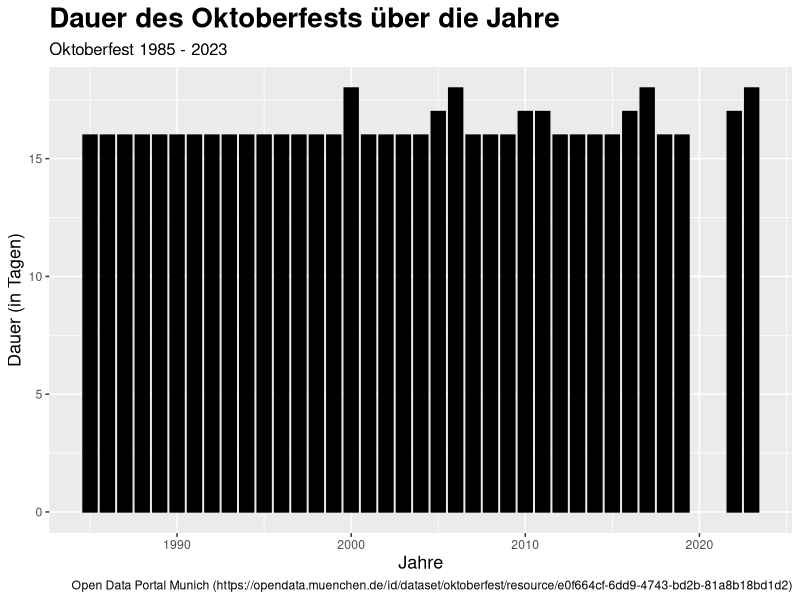
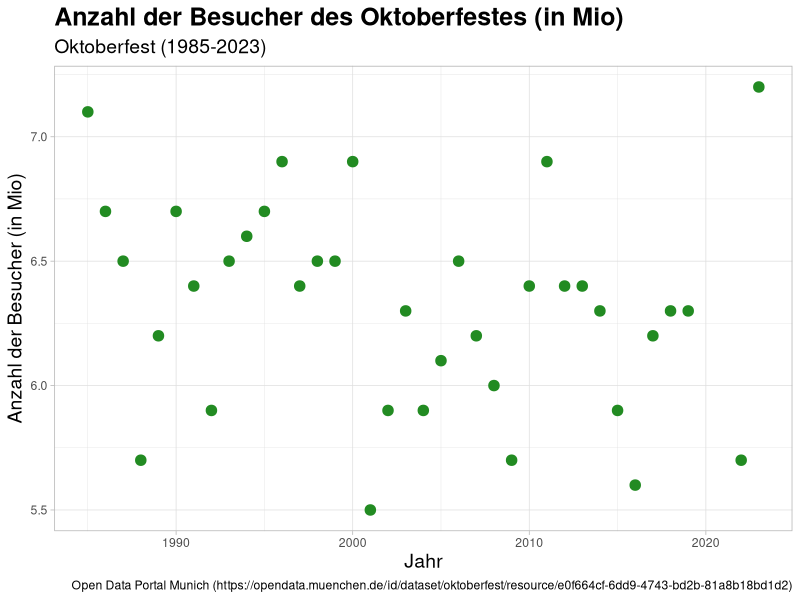
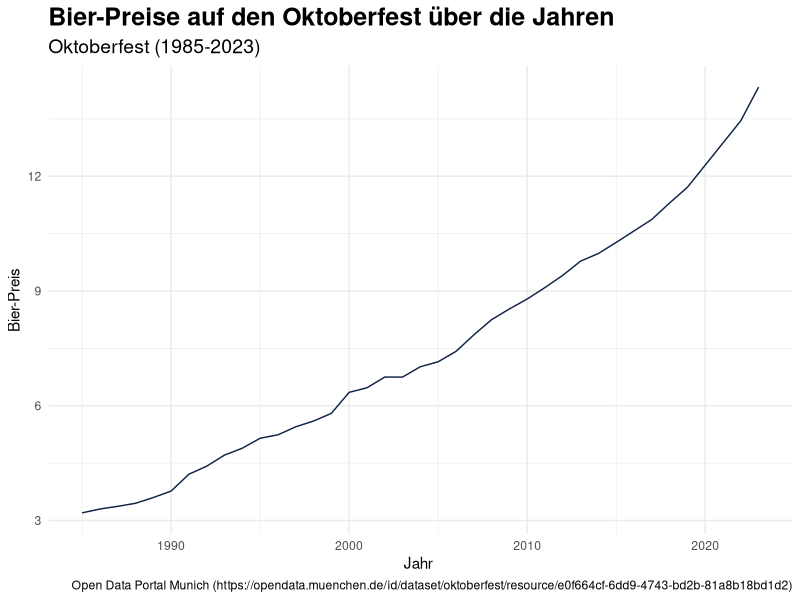
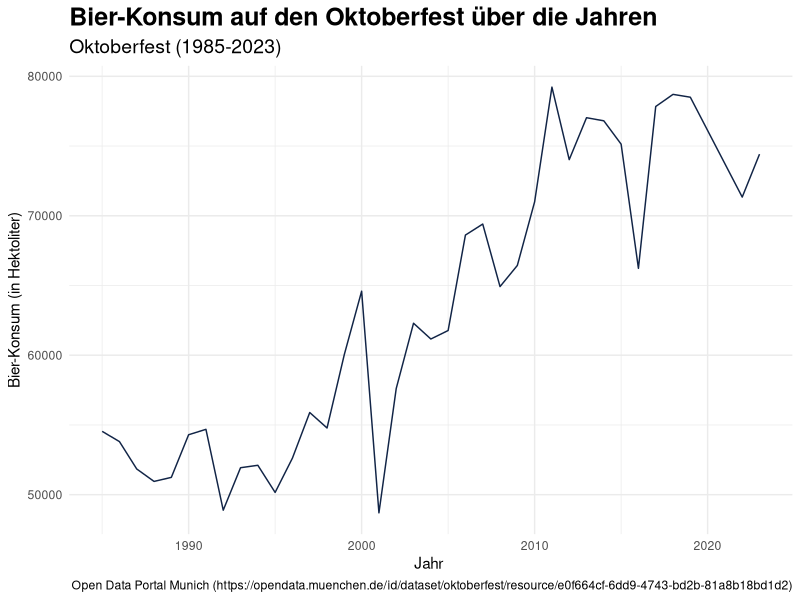
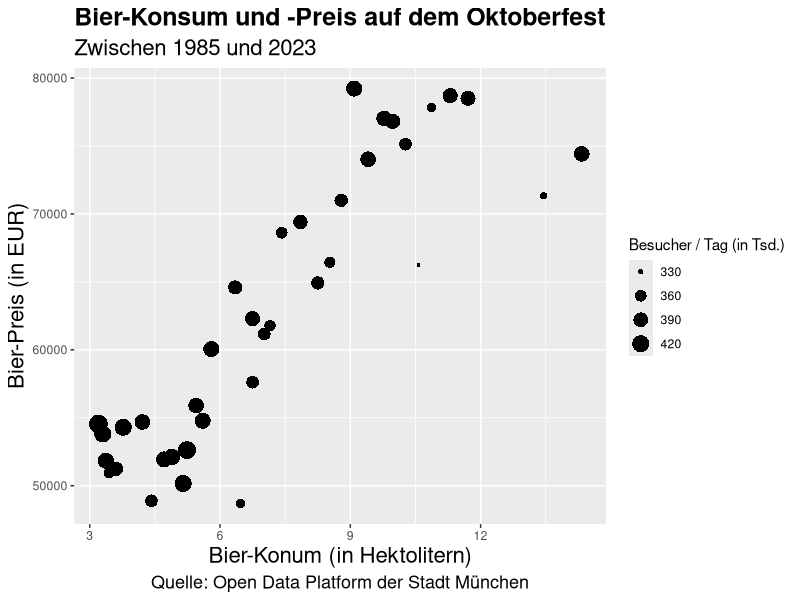
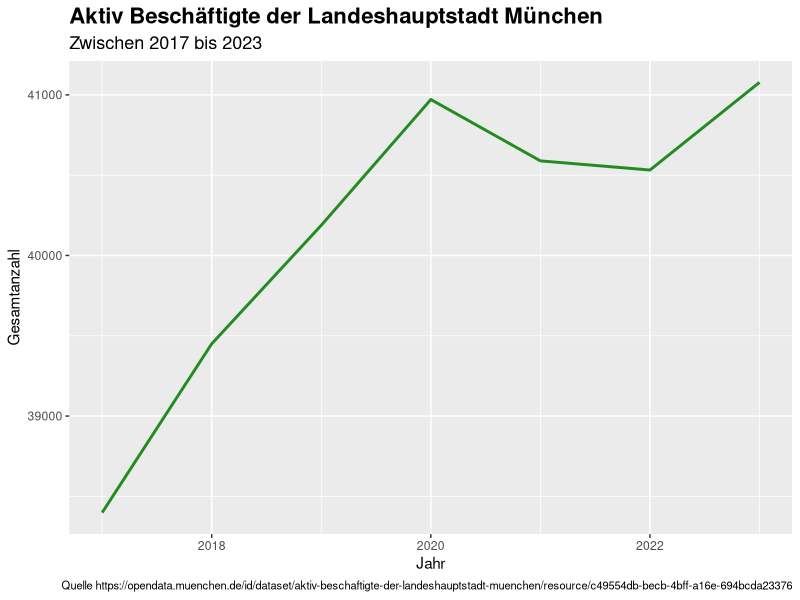

Generate these figures, in order, with R:
## ---- chunk 1
library(tidyverse)
## ---- chunk 2

oktoberfestDatensatz <- read_csv("data/oktoberfestgesamt19852023.csv")
## ---- chunk 3

head(oktoberfestDatensatz, n=10)
## ---- chunk 4

#Year 
yearColumn <- oktoberfestDatensatz$jahr

typeOfYearColumn <- typeof(yearColumn)
classOfYearColumn <- class(yearColumn)
if (is.numeric(yearColumn)) {
  #Minimum Value
  min_value <- min(yearColumn, na.rm = TRUE)  # Use na.rm = TRUE to ignore missing values (NA)
  # Maximum value
  max_value <- max(yearColumn, na.rm = TRUE)
  
  cat("Jahr:",typeOfYearColumn,"(min:",min_value,", max:", max_value, ")")
} else {
  cat("Jahr:",typeOfYearColumn,"(min:",min_value,", max:", max_value, ")")
}

#Total Visitor 
visitorTotalColumn <- oktoberfestDatensatz$besucher_gesamt

typeOfVisitorTotalColumn <- typeof(visitorTotalColumn)
classOfVisitorTotalColumn <- class(visitorTotalColumn)
if (is.numeric(visitorTotalColumn)) {
  #Minimum Value
  min_value <- min(visitorTotalColumn, na.rm = TRUE)  # Use na.rm = TRUE to ignore missing values (NA)
  # Maximum value
  max_value <- max(visitorTotalColumn, na.rm = TRUE)
  
  cat("Gesamt Besucher:",typeOfVisitorTotalColumn,"(min:",min_value,", max:", max_value, ")")
} else {
  cat("Gesamtbesucher:",typeOfVisitorTotalColumn,"(min:",min_value,", max:", max_value, ")")
}


#Price of Beer
priceBeerColumn <- oktoberfestDatensatz$bier_preis

typeOfPriceBeerColumn <- typeof(priceBeerColumn)
classOfPriceBeerColumn <- class(priceBeerColumn)
if (is.numeric(priceBeerColumn)) {
  #Minimum Value
  min_value <- min(priceBeerColumn, na.rm = TRUE)  # Use na.rm = TRUE to ignore missing values (NA)
  # Maximum value
  max_value <- max(priceBeerColumn, na.rm = TRUE)
  
  cat("Bierpreis:",typeOfYearColumn,"(min:",min_value,", max:", max_value, ")")
} else {
  cat("Bierpreis:",typeOfYearColumn,"(min:",min_value,", max:", max_value, ")")
}


#Beer Consume
bierConsumeColumn <- oktoberfestDatensatz$bier_konsum

typeOfBierConsumeColumn <- typeof(bierConsumeColumn)
classOfBierConsumeColumn <- class(bierConsumeColumn)
if (is.numeric(bierConsumeColumn)) {
  #Minimum Value
  min_value <- min(bierConsumeColumn, na.rm = TRUE)  # Use na.rm = TRUE to ignore missing values (NA)
  # Maximum value
  max_value <- max(bierConsumeColumn, na.rm = TRUE)
  
  cat("Bierkonsum:",typeOfBierConsumeColumn,"(min:",min_value,", max:", max_value, ")")
} else {
  cat("Bierkonsum:",typeOfBierConsumeColumn,"(min:",min_value,", max:", max_value, ")")
}

## ---- chunk 5
library(ggplot2)
## ---- chunk 6

#Dauer über die Jahre 
ggplot(oktoberfestDatensatz) +
  aes(x = jahr, y = dauer) +
  geom_bar(stat = "identity", fill = "black", colour = "black", width = 0.8) +
  labs(
    x = "Jahre", 
    y = "Dauer (in Tagen)", 
    title = "Dauer des Oktoberfests über die Jahre", 
    subtitle = "Oktoberfest 1985 - 2023", 
    caption = "Open Data Portal Munich (https://opendata.muenchen.de/id/dataset/oktoberfest/resource/e0f664cf-6dd9-4743-bd2b-81a8b18bd1d2)"
  ) +
  theme_gray() +
  theme(
    plot.title = element_text(size = 20L, face = "bold"), 
    plot.subtitle = element_text(size = 12L), 
    axis.title.y = element_text(size = 13L), 
    axis.title.x = element_text(size = 13L)
  )
## ---- chunk 7
#Besucher über die Jahre
ggplot(oktoberfestDatensatz) +
  aes(x = jahr, y = besucher_gesamt) +
  geom_point(size = 5L, shape = "bullet", colour = "#228B22") +
  labs(x = "Jahr", y = "Anzahl der Besucher (in Mio)", title = "Anzahl der Besucher des Oktoberfestes (in Mio)", subtitle = "Oktoberfest (1985-2023)", 
       caption = "Open Data Portal Munich (https://opendata.muenchen.de/id/dataset/oktoberfest/resource/e0f664cf-6dd9-4743-bd2b-81a8b18bd1d2)") +
  theme_light() +
  theme(legend.justification = "top", plot.title = element_text(size = 18L, face = "bold"), 
        plot.subtitle = element_text(size = 14L), axis.title.y = element_text(size = 14L), axis.title.x = element_text(size = 14L), 
        legend.text = element_text(size = 12L), legend.title = element_text(size = 12L))

## ---- chunk 8

#Bier-Preise über die Jahren
ggplot(oktoberfestDatensatz) +
  aes(x = jahr, y = bier_preis) +
  geom_line(colour = "#112446") +
  labs(x = "Jahr ", y = "Bier-Preis", 
       title = "Bier-Preise auf den Oktoberfest über die Jahren", subtitle = "Oktoberfest (1985-2023)", 
       caption = "Open Data Portal Munich (https://opendata.muenchen.de/id/dataset/oktoberfest/resource/e0f664cf-6dd9-4743-bd2b-81a8b18bd1d2)") +
  theme_minimal() +
  theme(plot.title = element_text(size = 18L, face = "bold"), plot.subtitle = element_text(size = 14L))

## ---- chunk 9
#Bier-Konsum über die Jahren
ggplot(oktoberfestDatensatz) +
  aes(x = jahr, y = bier_konsum) +
  geom_line(colour = "#112446") +
  labs(x = "Jahr ", y = "Bier-Konsum (in Hektoliter)", 
       title = "Bier-Konsum auf den Oktoberfest über die Jahren", subtitle = "Oktoberfest (1985-2023)", 
       caption = "Open Data Portal Munich (https://opendata.muenchen.de/id/dataset/oktoberfest/resource/e0f664cf-6dd9-4743-bd2b-81a8b18bd1d2)") +
  theme_minimal() +
  theme(plot.title = element_text(size = 18L, face = "bold"), plot.subtitle = element_text(size = 14L))
## ---- chunk 10
#Bier-Konsum und -Preis auf dem Oktoberfest.
ggplot(oktoberfestDatensatz) +
  aes(x = bier_preis, y = bier_konsum, size = besucher_tag) +
  geom_point(shape = "circle small", 
             colour = "#000000") +
  labs(x = "Bier-Konum (in Hektolitern)", y = "Bier-Preis (in EUR)", size = "Besucher / Tag (in Tsd.)" ,title = "Bier-Konsum und -Preis auf dem Oktoberfest", 
       subtitle = "Zwischen 1985 und 2023", caption = "Quelle: Open Data Platform der Stadt München") +
  theme_gray() +
  theme(plot.title = element_text(size = 18L, face = "bold"), plot.subtitle = element_text(size = 16L), 
        plot.caption = element_text(size = 13L, hjust = 0.5), axis.title.y = element_text(size = 16L), axis.title.x = element_text(size = 16L))
## ---- chunk 11
hendl_gesamt <- sum(oktoberfestDatensatz$hendl_konsum) 
print(paste("Insgesamt wurden von 1985 - 2023 ", format(hendl_gesamt, big.mark = ","), "Hendl gegessen."))
## ---- chunk 12
aktivBeschaeftigte <- read_csv("data/lhm-personal-aktiv-beschaeftigte.csv")
head(aktivBeschaeftigte)

ggplot(aktivBeschaeftigte) +
 aes(x = jahr, y = insgesamt) +
 geom_line(linewidth = 1L, colour = "#228B22") +
 labs(x = "Jahr", y = "Gesamtanzahl", title = "Aktiv Beschäftigte der Landeshauptstadt München", 
subtitle = "Zwischen 2017 bis 2023", caption = "Quelle https://opendata.muenchen.de/id/dataset/aktiv-beschaftigte-der-landeshauptstadt-muenchen/resource/c49554db-becb-4bff-a16e-694bcda23376") +
 theme(plot.title = element_text(size = 16L, face = "bold"), plot.subtitle = element_text(size = 13L), 
 plot.caption = element_text(size = 8L))
